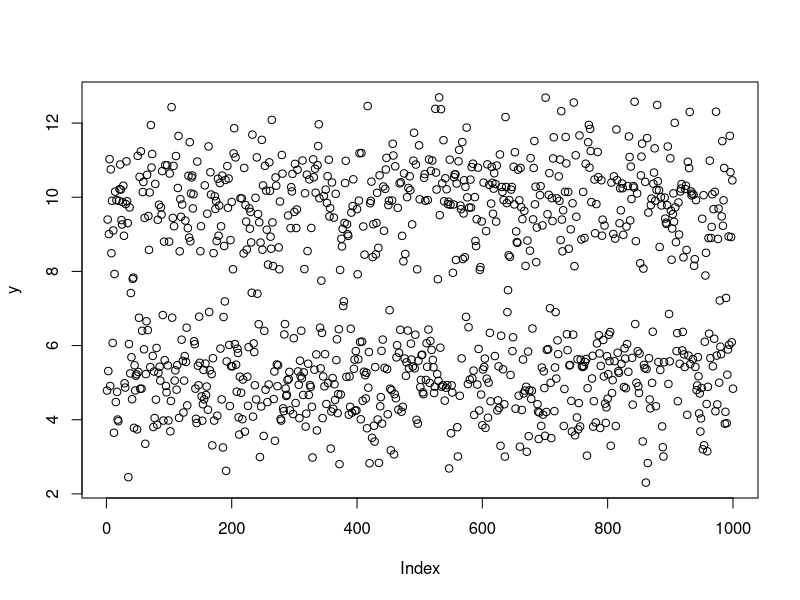
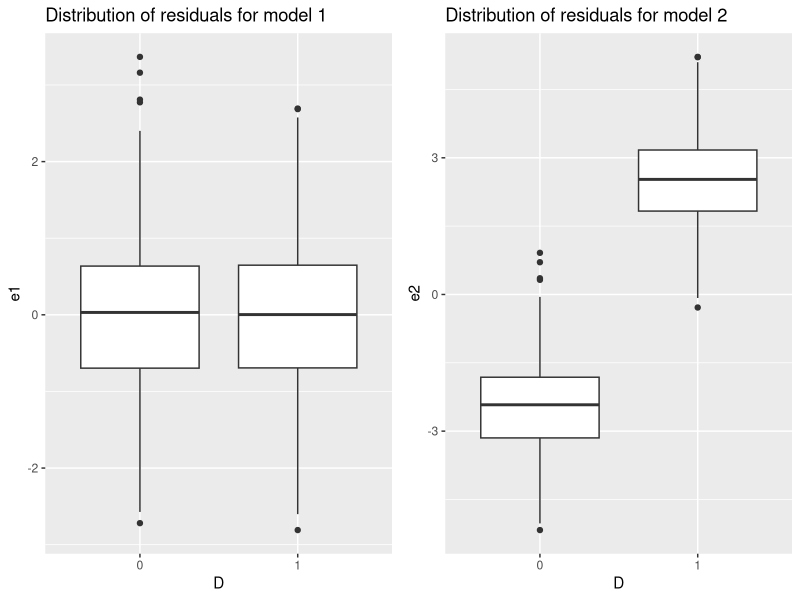
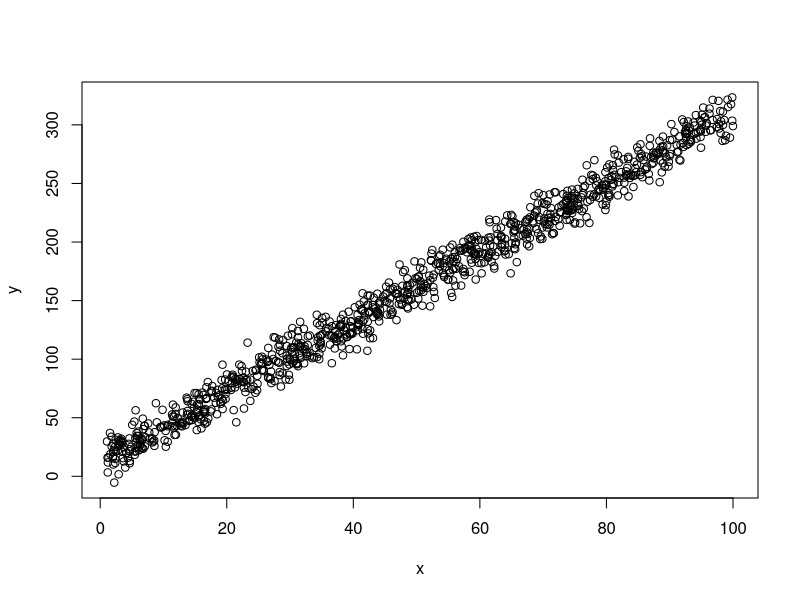
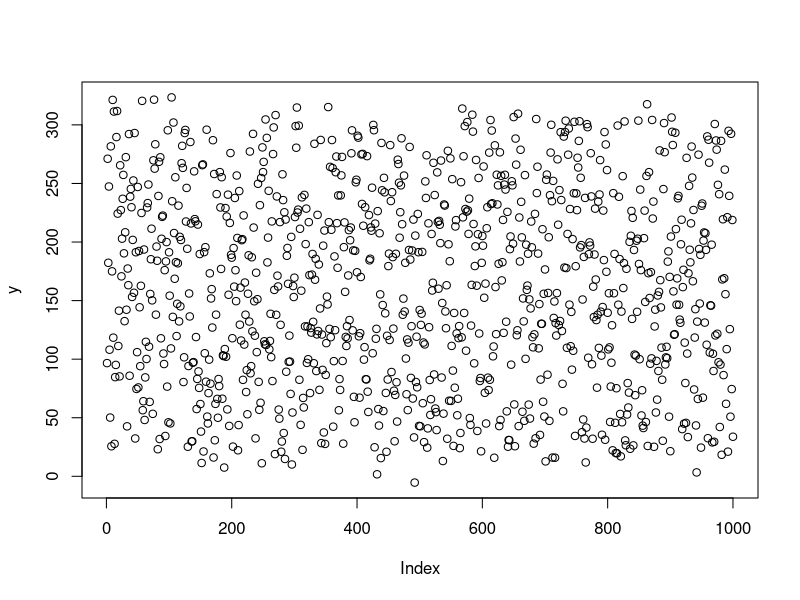

These charts were generated, in order, by the following R code:
## ---- chunk 1
#| error: false
set.seed(123)
N <- 1000
D1 <- rbinom(N, 1, 0.5)
D2 <- 1 - D1
y <- numeric(N)
y[D1 == 1] <- rnorm(sum(D1), 10, 1)
y[D2 == 1] <- rnorm(sum(D2), 5, 1)

plot(y)

e1 <- resid(lm(y ~ 0 + D1 + D2))
e2 <- resid(lm(y ~ 1))
D1 <- as.factor(D1)
datos <- data.frame(y = y, D = D1, e1 = e1, e2 = e2)

library(ggplot2)
library(gridExtra)

p1 <- ggplot(data = datos, aes(D, e1)) + geom_boxplot() +
  ggtitle("Distribution of residuals for model 1")
p2 <- ggplot(data = datos, aes(D, e2)) + geom_boxplot() +
  ggtitle("Distribution of residuals for model 2")

grid.arrange(p1, p2, nrow = 1)
## ---- chunk 2
#| error: false
N <- 1000
D <- rbinom(N, 1, 0.3)

x <- runif(N, 1, 100)
e <- rnorm(N, 0, 10)
y <- 10 + 5 * D + 3 * x + e

plot(x, y)
plot(y)

m1 <- lm(y ~ D + x)
m1
## ---- chunk 3
#| error: false
lm(formula = y ~ D + x)
## ---- chunk 4
#| error: false
m2 <- lm(y ~ D)
m2
